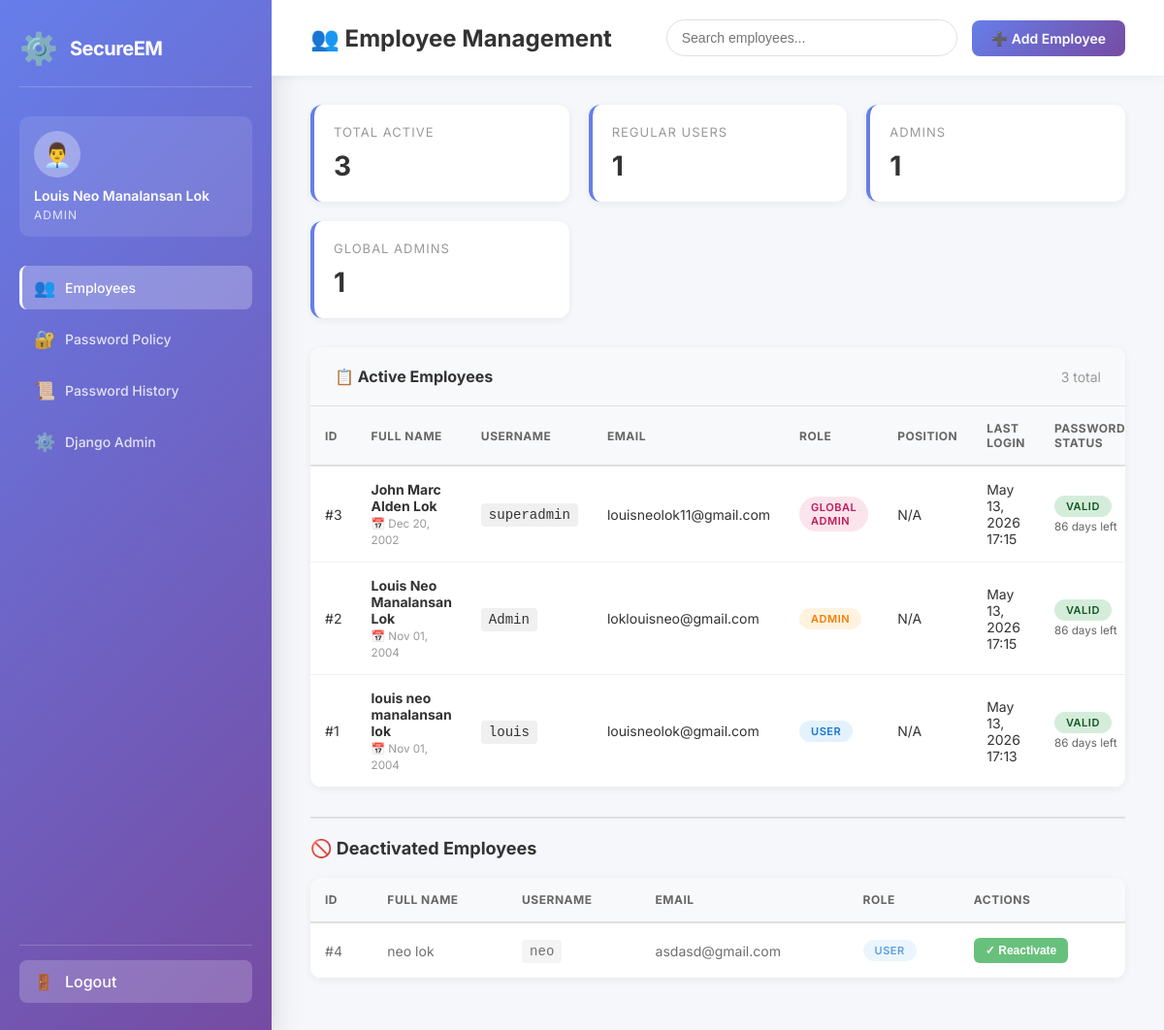
The app's page /home/ (signed in), older data.
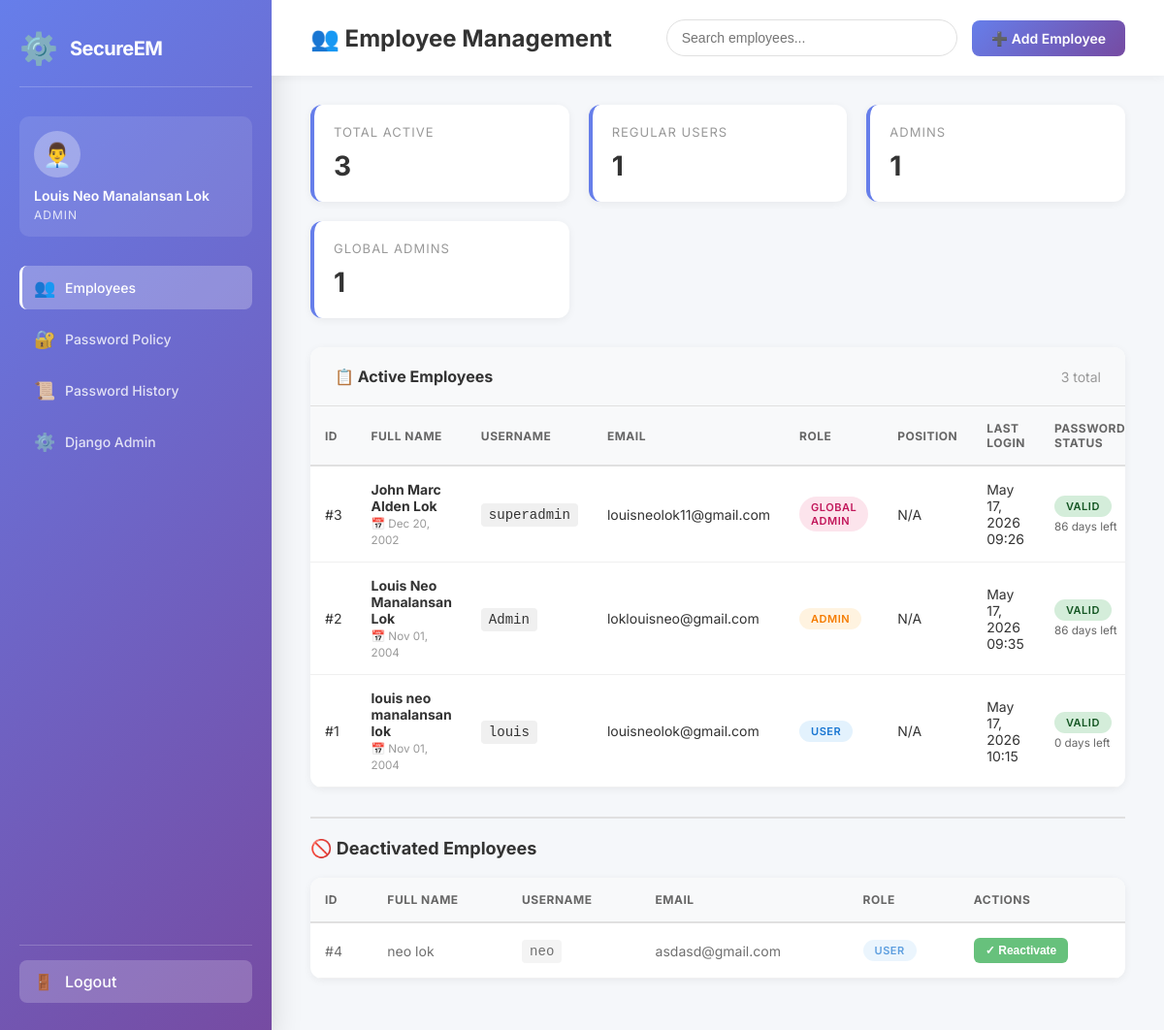
The same page, newer data.
### user_management/models.py (models this page shows, shortened)
class Employee(models.Model):
    ROLE_CHOICES = [
        ('user', 'User'),
        ('admin', 'Admin'),
        ('global_admin', 'Global Admin'),
    ]
    first_name = models.CharField(max_length=25)
    middle_name = models.CharField(max_length=25, blank=True, null=True)
    last_name = models.CharField(max_length=25)
    suffix = models.CharField(max_length=5, blank=True, null=True)
    birthdate = models.DateField(blank=True, null=True)
    address = models.CharField(max_length=100, blank=True, null=True)
    contact_number = models.CharField(max_length=20, blank=True, null=True)
    email = models.EmailField(max_length=50, unique=True)
    username = models.CharField(max_length=20, unique=True)
    password = models.CharField(max_length=255)  # Increased for hashed passwords
    position = models.CharField(max_length=25, blank=True, null=True)
    role = models.CharField(max_length=20, choices=ROLE_CHOICES, default='user')
    last_login = models.DateTimeField(null=True, blank=True)
    last_password_update = models.DateTimeField(default=timezone.now)
    password_expiry_days = models.IntegerField(default=90)
    failed_login_attempts = models.IntegerField(default=0)
    account_locked = models.BooleanField(default=False)
    locked_until = models.DateTimeField(null=True, blank=True)
    is_active = models.BooleanField(default=True)
    created_at = models.DateTimeField(auto_now_add=True)
    updated_at = models.DateTimeField(auto_now=True)
    class Meta:
        ordering = ['-created_at']
        verbose_name = "Employee"
        verbose_name_plural = "Employees"
    def get_full_name(self):
        parts = [self.first_name]
        if self.middle_name:
            parts.append(self.middle_name)
        parts.append(self.last_name)
        if self.suffix:
            parts.append(self.suffix)
        return ' '.join(parts)
    def is_password_expired(self):
        if self.last_password_update and self.password_expiry_days > 0:
            expiry_date = self.last_password_update + timedelta(days=self.password_expiry_days)
            return timezone.now() > expiry_date
        return False
    def is_locked(self):
        return self.account_locked
    def days_until_password_expires(self):
        if self.last_password_update and self.password_expiry_days > 0:
            expiry_date = self.last_password_update + timedelta(days=self.password_expiry_days)
            days_left = (expiry_date - timezone.now()).days
            return max(0, days_left)
        return None

### user_management/views.py (the view)
# urls.py: 2. Add a URL to urlpatterns:  path('', views.home, name='home')
@role_required(['admin', 'global_admin'])
def home(request):
    current_user = Employee.objects.get(id=request.session['employee_id'])
    search_query = request.GET.get('search', '')
    if search_query:
        employees = Employee.objects.filter(
            Q(first_name__icontains=search_query) |
            Q(middle_name__icontains=search_query) |
            Q(last_name__icontains=search_query) |
            Q(username__icontains=search_query) |
            Q(email__icontains=search_query) |
            Q(position__icontains=search_query)
        )
    else:
        employees = Employee.objects.all()
    active_employees = employees.filter(is_active=True)
    deactivated_employees = employees.filter(is_active=False)
    user_count = active_employees.filter(role='user').count()
    admin_count = active_employees.filter(role='admin').count()
    global_admin_count = active_employees.filter(role='global_admin').count()
    context = {
        'active_employees': active_employees,
        'deactivated_employees': deactivated_employees,
        'search_query': search_query,
        'user_count': user_count,
        'admin_count': admin_count,
        'global_admin_count': global_admin_count,
        'current_user': current_user,
    }
    return render(request, 'home.html', context)

### user_management/utils.py (called while the page is built)
def role_required(allowed_roles):
    def decorator(view_func):
        @wraps(view_func)
        def _wrapped(request, *args, **kwargs):
            emp_id = request.session.get('employee_id')
            emp_role = request.session.get('employee_role')
            if not emp_id:
                return redirect('login')
            if emp_role not in allowed_roles:
                messages.error(request, 'You do not have permission to access this page.')
                return redirect('user_dashboard')
            return view_func(request, *args, **kwargs)
        return _wrapped
    return decorator

### user_management/templates/home.html (shortened to what this page needs)
{% load static %}
<!DOCTYPE html>
<html lang="en">
<head>
</head>
<body>
    <div class="dashboard-container">
        <div class="sidebar">
            <div class="logo">
                <div class="logo-icon">⚙️</div>
                <div class="logo-text">SecureEM</div>
            </div>
            <div class="user-info">
                <div class="user-avatar">👨‍💼</div>
                <div class="user-name">{{ current_user.get_full_name }}</div>
                <div class="user-role">{{ current_user.get_role_display }}</div>
            </div>
            <nav class="nav-menu">
                <a href="{% url 'home' %}" class="nav-item active">
                    <span class="nav-item-icon">👥</span>
                    <span>Employees</span>
                </a>
                <a href="{% url 'password_policy' %}" class="nav-item">
                    <span class="nav-item-icon">🔐</span>
                    <span>Password Policy</span>
                </a>
                <a href="/admin/user_management/passwordhistory/" class="nav-item">
                    <span class="nav-item-icon">📜</span>
                    <span>Password History</span>
                </a>
                <a href="/admin/" class="nav-item">
                    <span class="nav-item-icon">⚙️</span>
                    <span>Django Admin</span>
                </a>
            </nav>
            <div class="sidebar-footer">
                <a href="{% url 'logout' %}" class="logout-btn">
                    <span style="font-size: 16px;">🚪</span>
                    <span>Logout</span>
                </a>
            </div>
        </div>
        <div class="main-content">
            <div class="top-bar">
                <div class="page-title">👥 Employee Management</div>
                <div class="top-bar-right">
                    <div class="search-box">
                        <input type="text" id="searchInput" placeholder="Search employees..." value="{{ search_query }}">
                    </div>
                    <a href="{% url 'addUser' %}" class="action-btn action-btn-primary">➕ Add Employee</a>
                </div>
            </div>
            <div class="content-area">
                <div class="stats-grid">
                    <div class="stat-card">
                        <div class="stat-label">Total Active</div>
                        <div class="stat-value">{{ active_employees.count }}</div>
                    </div>
                    <div class="stat-card">
                        <div class="stat-label">Regular Users</div>
                        <div class="stat-value">{{ user_count }}</div>
                    </div>
                    <div class="stat-card">
                        <div class="stat-label">Admins</div>
                        <div class="stat-value">{{ admin_count }}</div>
                    </div>
                    <div class="stat-card">
                        <div class="stat-label">Global Admins</div>
                        <div class="stat-value">{{ global_admin_count }}</div>
                    </div>
                </div>
                {% if active_employees %}
                <div class="card">
                    <div class="card-header">
                        <span>📋 Active Employees</span>
                        <span style="font-weight: normal; color: #999; font-size: 14px;">{{ active_employees.count }} total</span>
                    </div>
                    <div class="card-body">
                        <div class="table-container">
                            <table>
                                <thead>
                                    <tr>
                                        <th>ID</th>
                                        <th>Full Name</th>
                                        <th>Username</th>
                                        <th>Email</th>
                                        <th>Role</th>
                                        <th>Position</th>
                                        <th>Last Login</th>
                                        <th>Password Status</th>
                                    </tr>
                                </thead>
                                <tbody>
                                    {% for employee in active_employees %}
                                    <tr>
                                        <td>#{{ employee.id }}</td>
                                        <td>
                                            <strong>{{ employee.get_full_name }}</strong>
                                            {% if employee.birthdate %}
                                            <br><small style="color: #999;">📅 {{ employee.birthdate|date:"M d, Y" }}</small>
                                            {% endif %}
                                        </td>
                                        <td><code style="background: #f0f0f0; padding: 4px 8px; border-radius: 4px;">{{ employee.username }}</code></td>
                                        <td>{{ employee.email }}</td>
                                        <td><span class="badge badge-{{ employee.role }}">{{ employee.get_role_display }}</span></td>
                                        <td>{{ employee.position|default:"N/A" }}</td>
                                        <td>
                                            {% if employee.last_login %}
                                                {{ employee.last_login|date:"M d, Y H:i" }}
                                            {% else %}
                                                <span style="color: #999;">Never</span>
                                            {% endif %}
                                        </td>
                                        <td>
                                            {% if employee.is_password_expired %}
                                                <span class="badge badge-danger">Expired</span>
                                            {% else %}
                                                <span class="badge badge-success">Valid</span>
                                                <br><small style="color: #666;">{{ employee.days_until_password_expires }} days left</small>
                                            {% endif %}
                                        </td>
                                    </tr>
                                    {% endfor %}
                                </tbody>
                            </table>
                        </div>
                    </div>
                </div>
                {% endif %}
                {% if deactivated_employees %}
                <div class="section-title">🚫 Deactivated Employees</div>
                <div class="card">
                    <div class="card-body">
                        <div class="table-container">
                            <table>
                                <thead>
                                    <tr>
                                        <th>ID</th>
                                        <th>Full Name</th>
                                        <th>Username</th>
                                        <th>Email</th>
                                        <th>Role</th>
                                        <th>Actions</th>
                                    </tr>
                                </thead>
                                <tbody>
                                    {% for employee in deactivated_employees %}
                                    <tr style="opacity: 0.7;">
                                        <td>#{{ employee.id }}</td>
                                        <td>{{ employee.get_full_name }}</td>
                                        <td><code style="background: #f0f0f0; padding: 4px 8px; border-radius: 4px;">{{ employee.username }}</code></td>
                                        <td>{{ employee.email }}</td>
                                        <td><span class="badge badge-{{ employee.role }}">{{ employee.get_role_display }}</span></td>
                                        <td>
                                            <form method="POST" action="{% url 'activateUser' employee.id %}" style="display: inline;">
                                                <button type="submit" class="btn-sm btn-success">✓ Reactivate</button>
                                            </form>
                                        </td>
                                    </tr>
                                    {% endfor %}
                                </tbody>
                            </table>
                        </div>
                    </div>
                </div>
                {% endif %}
            </div>
        </div>
    </div>
</body>
</html>

Row changes from the older to the newer data that the page shows:
changed Employee "Louis Neo Manalansan Lok": last_login "May 13, 2026 17:15" → "May 17, 2026 09:35"
changed Employee "John Marc Alden Lok": last_login "May 13, 2026 17:15" → "May 17, 2026 09:26"
changed Employee "louis neo manalansan lok": last_login "May 13, 2026 17:13" → "May 17, 2026 10:15"; days_until_password_expires "86" → "0"
